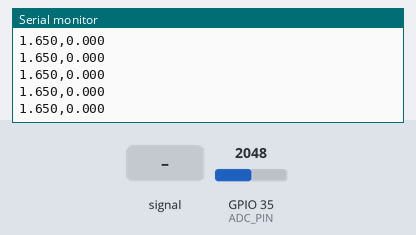
A sketch run on a simulated ESP32. Parts: the last lines printed to the serial monitor. The inputs (shaded band) are chosen by the test bench; at power-on: GPIO 35 (ADC_PIN) = 2048 (analog values on the 0–4095 scale).

Above: at 1.7 s.
1.8 s: GPIO 35 (ADC_PIN) fed a 200 Hz sine of ±327 counts around its level
At 2.8 s:
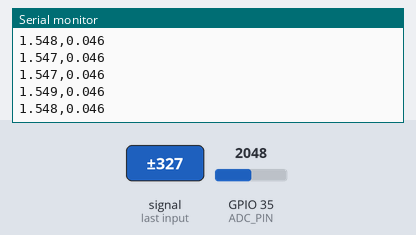
3.3 s: GPIO 35 (ADC_PIN) set to 2866
At 4.4 s:
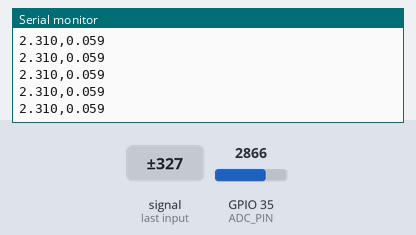
4.8 s: GPIO 35 (ADC_PIN) fed a 1000 Hz sine of ±1023 counts around its level
At 5.6 s:
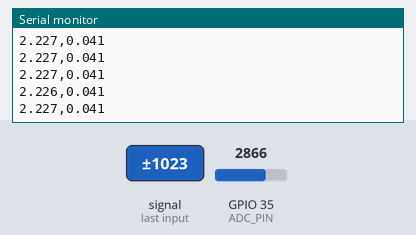
6.3 s: GPIO 35 (ADC_PIN) set to 3603
At 7.4 s:
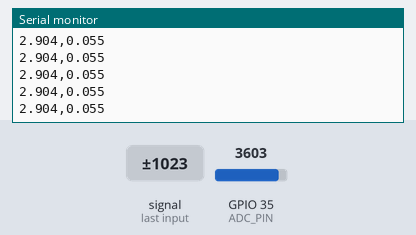
Timing chart, 0 to 8.8 s (numbered marks = the images above; inputs shaded):
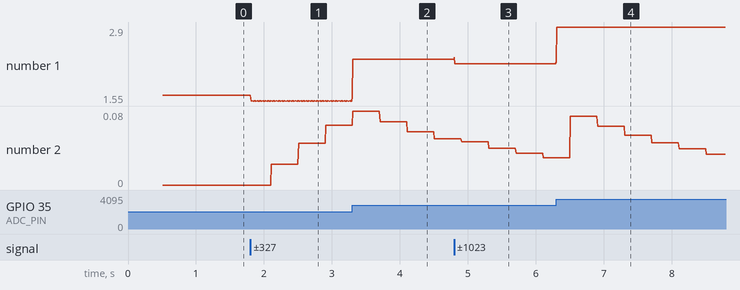

The sketch:

AC_Voltage_Reader.ino
```cpp
/*
  Low-Voltage AC Signal Reader & Grapher for ESP32-D
  ----------------------------------------------------
  Signal spec: ~1.5 Vpp, 1.65 V DC offset, 5 Hz

  Since this signal is already within the ESP32's native 0-3.3V ADC
  range and centered near mid-scale, it can be wired DIRECTLY to an
  ADC pin -- no external sensor module or isolation needed (that's
  only required for actual mains voltage).

  Wiring:
    Signal source (+) -> ESP32 GPIO34 (ADC1_CH6)
    Signal source GND -> ESP32 GND
    Optional: 100nF ceramic cap from GPIO34 to GND, right at the pin,
    to filter high-frequency noise (recommended for small signals).

  Graphing:
    Arduino IDE -> Tools -> Serial Plotter, 115200 baud.
    Two lines are plotted: the raw instantaneous waveform (fast) and
    the smoothed RMS value (slow), so you can see both waveform shape
    and a stable amplitude reading.
*/

#include <Arduino.h>

// ---------- SIGNAL PARAMETERS ----------
const int   ADC_PIN            = 35;     // ADC1_CH7
const float ADC_MAX_VALUE      = 4095.0; // 12-bit ADC
const float ADC_VREF           = 3.3;    // ESP32 ADC reference voltage
const float SIGNAL_FREQ_HZ     = 5.0;    // your signal's frequency
const int   SAMPLES_PER_CYCLE  = 200;    // resolution per cycle
const int   CYCLES_TO_AVERAGE  = 2;      // cycles per RMS calculation
const int   OVERSAMPLE_COUNT   = 8;      // ADC reads averaged per sample point

// No external sensor scaling needed for a direct-wired low-voltage signal.
// Set to something other than 1.0 only if you add your own divider/gain stage.
const float CAL_FACTOR = 1.0;

// Smoothing for the displayed RMS value (0.0-1.0, higher = smoother/slower)
const float RMS_SMOOTHING = 0.85;

// ---------- INTERNAL ----------
const int SAMPLE_COUNT = SAMPLES_PER_CYCLE * CYCLES_TO_AVERAGE;
unsigned long sampleIntervalMicros;
float smoothedRms = 0.0;
bool firstRun = true;

void setup() {
  Serial.begin(115200);
  delay(500);

  analogReadResolution(12);
  analogSetAttenuation(ADC_11db); // full 0-3.3V range

  sampleIntervalMicros = (unsigned long)(1000000.0 / (SIGNAL_FREQ_HZ * SAMPLES_PER_CYCLE));

  Serial.println("Raw_Voltage,RMS_Voltage"); // Serial Plotter header (2 traces)
}

// Oversampled single reading: averages several ADC reads to cut noise
int readOversampled() {
  long sum = 0;
  for (int i = 0; i < OVERSAMPLE_COUNT; i++) {
    sum += analogRead(ADC_PIN);
  }
  return sum / OVERSAMPLE_COUNT;
}

// ---------- REPLACES readRmsVoltage() AND loop() ----------

int sampleBuffer[SAMPLE_COUNT];
int bufferIndex = 0;
unsigned long nextSampleTime = 0;

void loop() {
  // Wait until it's time for the next sample (paces us to SIGNAL_FREQ_HZ * SAMPLES_PER_CYCLE)
  if (nextSampleTime == 0) nextSampleTime = micros();
  while (micros() < nextSampleTime) {
    // precise timing wait
  }
  nextSampleTime += sampleIntervalMicros;

  // Take one real-time sample and print it immediately -- this is the actual waveform
  int rawCounts = readOversampled();
  float rawVolts = (rawCounts / ADC_MAX_VALUE) * ADC_VREF;

  sampleBuffer[bufferIndex] = rawCounts;
  bufferIndex++;

   static int printCounter = 0;
  const int PRINT_EVERY_N = 10; // raise this number to slow the plot further

  printCounter++;
  if (printCounter >= PRINT_EVERY_N) {
    printCounter = 0;
    Serial.print(rawVolts, 3);
    Serial.print(",");
    Serial.println(smoothedRms, 3);
  }
  // Once we've collected a full window, compute RMS over it
  if (bufferIndex >= SAMPLE_COUNT) {
    double sumRaw = 0.0;
    for (int i = 0; i < SAMPLE_COUNT; i++) sumRaw += sampleBuffer[i];
    double dcOffset = sumRaw / SAMPLE_COUNT;

    double sumSquares = 0.0;
    for (int i = 0; i < SAMPLE_COUNT; i++) {
      double acValue = sampleBuffer[i] - dcOffset;
      sumSquares += acValue * acValue;
    }

    double rmsCounts = sqrt(sumSquares / SAMPLE_COUNT);
    double rms = (rmsCounts / ADC_MAX_VALUE) * ADC_VREF * CAL_FACTOR;

    if (firstRun) {
      smoothedRms = rms;
      firstRun = false;
    } else {
      smoothedRms = (RMS_SMOOTHING * smoothedRms) + ((1.0 - RMS_SMOOTHING) * rms);
    }

    bufferIndex = 0; // start collecting the next window
  }
}
```

Measured:
- after the input at 1.8 s, the serial monitor: prints a new line at once (image 1)
- after the input at 3.3 s, the serial monitor: prints a new line at once (image 2)
- after the input at 4.8 s, the serial monitor: prints a new line at once (image 3)
- after the input at 6.3 s, the serial monitor: prints a new line at once (image 4)
- plotted number 1: 1.65 → 1.55 after the input at 1.8 s, 1.55 → 2.31 after the input at 3.3 s, 2.31 → 2.23 after the input at 4.8 s, 2.23 → 2.9 after the input at 6.3 s
- plotted number 2: 0 → 0.07 after the input at 1.8 s, 0.07 → 0.05 after the input at 3.3 s, 0.05 → 0.03 after the input at 4.8 s, 0.03 → 0.03 after the input at 6.3 s
